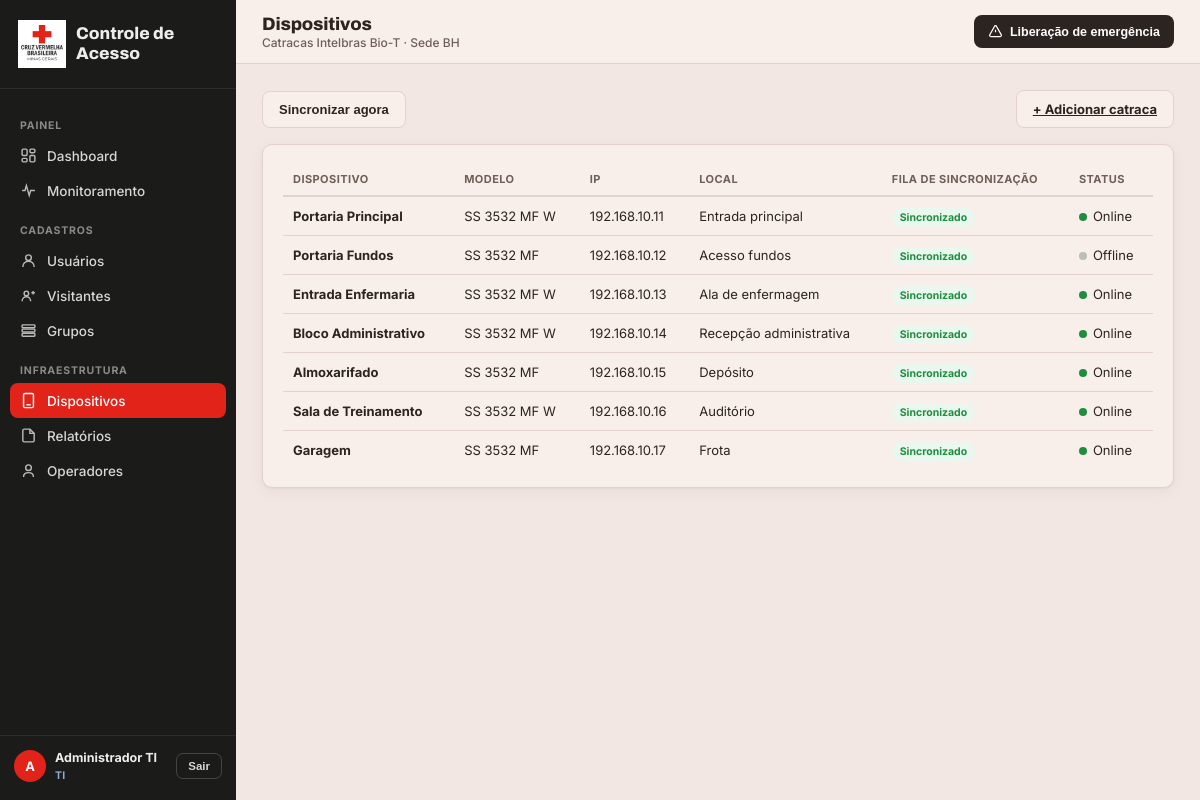
Screenshot of /dispositivos (signed in) with the database file from the repository.
### models.py (models this page shows, shortened)
class Operador(db.Model):
    __tablename__ = "operadores"
    id = db.Column(db.Integer, primary_key=True)
    login = db.Column(db.String(60), unique=True, nullable=False)
    nome = db.Column(db.String(120), nullable=False)
    perfil = db.Column(db.String(20), nullable=False, default="portaria")
    senha_hash = db.Column(db.String(255), nullable=False)
    ativo = db.Column(db.Boolean, nullable=False, default=True)
    trocar_senha = db.Column(db.Boolean, nullable=False, default=True)
    @property
    def eh_ti(self):
        return self.perfil == "ti"

class Dispositivo(db.Model):
    __tablename__ = "dispositivos"
    id = db.Column(db.Integer, primary_key=True)
    nome = db.Column(db.String(80), unique=True, nullable=False)
    modelo = db.Column(db.String(40), nullable=False)
    ip = db.Column(db.String(45), nullable=False)
    local = db.Column(db.String(120), nullable=False, default="")
    usuario_api = db.Column(db.String(60), nullable=False, default="admin")
    senha_api = db.Column(db.String(120), nullable=False, default="")
    online = db.Column(db.Boolean, nullable=False, default=False)
    ultimo_contato = db.Column(db.DateTime)

### app.py (the view)
@app.route("/dispositivos")
@ti_required
def dispositivos():
    return render_template("dispositivos.html", titulo="Dispositivos",
                           sub="Catracas Intelbras Bio-T · Sede BH",
                           lista=Dispositivo.query.order_by(Dispositivo.id).all(),
                           fila=services.pendentes_por_dispositivo(),
                           erros=SyncJob.query.filter_by(status="pendente").filter(SyncJob.erro.isnot(None))
                           .order_by(SyncJob.id.desc()).limit(10).all())

### app.py (called while the page is built)
@app.before_request
def carregar_operador():
    g.op = None
    if session.get("op_id"):
        op = db.session.get(Operador, session["op_id"])
        if op and op.ativo:
            g.op = op
        else:
            session.clear()

@app.before_request
def csrf_protect():
    if "csrf" not in session:
        session["csrf"] = secrets.token_hex(16)
    if request.method == "POST":
        token = request.form.get("_csrf") or request.headers.get("X-CSRF")
        if not token or not secrets.compare_digest(token, session["csrf"]):
            abort(400, "Token CSRF inválido")

@app.before_request
def forcar_troca_senha():
    if g.op and g.op.trocar_senha and request.endpoint not in ("trocar_senha", "logout", "static"):
        return redirect(url_for("trocar_senha"))

@app.after_request
def security_headers(resp):
    resp.headers["X-Content-Type-Options"] = "nosniff"
    resp.headers["X-Frame-Options"] = "DENY"
    resp.headers["Referrer-Policy"] = "same-origin"
    resp.headers["Permissions-Policy"] = "camera=(self), microphone=(), geolocation=()"
    resp.headers["Content-Security-Policy"] = (
        "default-src 'self'; img-src 'self' data: blob:; media-src 'self' blob:; "
        "style-src 'self' 'unsafe-inline' https://fonts.googleapis.com; "
        "font-src https://fonts.gstatic.com; script-src 'self' 'unsafe-inline'; frame-ancestors 'none'")
    if config.HTTPS_ENABLED:
        resp.headers["Strict-Transport-Security"] = "max-age=31536000"
    return resp

def login_required(f):
    @wraps(f)
    def w(*a, **k):
        if not g.op:
            return redirect(url_for("login", next=request.path))
        return f(*a, **k)
    return w

def ti_required(f):
    @wraps(f)
    @login_required
    def w(*a, **k):
        if not g.op.eh_ti:
            abort(403)
        return f(*a, **k)
    return w

@app.context_processor
def inject():
    return {"op": getattr(g, "op", None), "csrf": session.get("csrf", ""),
            "mock": config.DEVICE_DRIVER == "mock", "formatar_cpf": formatar_cpf}

### services.py (called while the page is built)
def pendentes_por_dispositivo():
    linhas = db.session.query(SyncJob.dispositivo_id, db.func.count(SyncJob.id)) \
        .filter_by(status="pendente").group_by(SyncJob.dispositivo_id).all()
    return dict(linhas)

### templates/dispositivos.html (shortened to what this page needs)
{% extends 'base.html' %}
{% block content %}
<div class="toolbar">
  <form method="post" action="{{ url_for('dispositivos_sincronizar') }}"><input type="hidden" name="_csrf" value="{{ csrf }}"><button class="btn secondary">Sincronizar agora</button></form>
  <a class="btn secondary" href="{{ url_for('dispositivo_novo') }}">+ Adicionar catraca</a>
</div>
<div class="panel">
  <table>
    <thead><tr><th>Dispositivo</th><th>Modelo</th><th>IP</th><th>Local</th><th>Fila de sincronização</th><th>Status</th></tr></thead>
    <tbody>
      {% for d in lista %}
      <tr><td><b>{{ d.nome }}</b></td><td>{{ d.modelo }}</td><td>{{ d.ip }}</td><td>{{ d.local }}</td>
        <td>{% if fila.get(d.id) %}<span class="sync-badge pend">{{ fila[d.id] }} pendente(s)</span>{% else %}<span class="sync-badge ok">Sincronizado</span>{% endif %}</td>
        <td><span class="dot {{ 'on' if d.online else 'off' }}" style="display:inline-block;margin-right:6px"></span>{{ 'Online' if d.online else 'Offline' }}</td></tr>
      {% endfor %}
    </tbody>
  </table>
</div>
{% endblock %}

### templates/base.html (shortened to what this page needs)
<!DOCTYPE html>
<html lang="pt-BR">
<head>
<link rel="stylesheet" href="{{ url_for('static', filename='style.css') }}">
</head>
<body>
{% macro nav(endpoint, label, icon, prefix=None) %}
  <a class="nav-item {{ 'active' if (request.path == url_for(endpoint) or (endpoint != 'home' and request.path.startswith(url_for(endpoint)))) else '' }}" href="{{ url_for(endpoint) }}">
    <svg viewBox="0 0 24 24" fill="none" stroke="currentColor" stroke-width="2">{{ icon|safe }}</svg><span>{{ label }}</span>
  </a>
{% endmacro %}
<aside class="sidebar">
  <div class="sidebar-brand">
    <img src="{{ url_for('static', filename='logo.webp') }}" alt="CVBMG">
    <div class="txt"><b>Controle de Acesso</b></div>
  </div>
  <nav>
    {% if op.eh_ti %}
    <div class="nav-label">Painel</div>
    {{ nav('home','Dashboard','<rect x="3" y="3" width="7" height="9" rx="1.5"/><rect x="14" y="3" width="7" height="5" rx="1.5"/><rect x="14" y="12" width="7" height="9" rx="1.5"/><rect x="3" y="16" width="7" height="5" rx="1.5"/>', '/__home') }}
    {{ nav('monitoramento','Monitoramento','<path d="M3 12h4l2-7 4 14 2-7h6"/>') }}
    {% endif %}
    <div class="nav-label">Cadastros</div>
    {{ nav('usuarios','Usuários','<circle cx="12" cy="8" r="4"/><path d="M4 21c0-4.4 3.6-8 8-8s8 3.6 8 8"/>') }}
    {{ nav('visitantes','Visitantes','<circle cx="9" cy="9" r="3.2"/><path d="M3 20c0-3.5 2.7-6.2 6-6.2s6 2.7 6 6.2"/><path d="M16 8h5M18.5 5.5v5"/>') }}
    {% if op.eh_ti %}
    {{ nav('grupos','Grupos','<rect x="3" y="4" width="18" height="4" rx="1"/><rect x="3" y="10" width="18" height="4" rx="1"/><rect x="3" y="16" width="18" height="4" rx="1"/>') }}
    <div class="nav-label">Infraestrutura</div>
    {{ nav('dispositivos','Dispositivos','<rect x="5" y="2" width="14" height="20" rx="2"/><path d="M9 18h6"/>') }}
    {% endif %}
    {{ nav('relatorios','Relatórios','<path d="M14 3H6a2 2 0 00-2 2v14a2 2 0 002 2h12a2 2 0 002-2V9z"/><path d="M14 3v6h6"/>') }}
    {% if op.eh_ti %}
    {{ nav('operadores','Operadores','<circle cx="12" cy="8" r="4"/><path d="M5 21c0-4 3-6 7-6s7 2 7 6"/>') }}
    {% endif %}
  </nav>
  <div class="sidebar-foot">
    <div class="op-avatar">{{ op.nome[:1]|upper }}</div>
    <div class="op-meta"><b>{{ op.nome }}</b><span>{{ 'TI' if op.eh_ti else 'PORTARIA' }}</span></div>
    <form method="post" action="{{ url_for('logout') }}"><input type="hidden" name="_csrf" value="{{ csrf }}"><button class="logout-btn">Sair</button></form>
  </div>
</aside>
<div class="main">
  <div class="topbar">
    <div><h1>{{ titulo }}</h1><div class="sub">{{ sub }}</div></div>
    {% if op.eh_ti %}
    <form method="post" action="{{ url_for('emergencia') }}" onsubmit="return confirm('Liberar TODAS as catracas agora?')">
      <button class="emergency-btn"><svg viewBox="0 0 24 24" fill="none" stroke="currentColor" stroke-width="2"><path d="M12 9v4M12 17h.01M10.3 3.9L2.7 17.5A1.8 1.8 0 004.3 20h15.4a1.8 1.8 0 001.6-2.6L13.7 3.9a1.8 1.8 0 00-3.4 0z"/></svg>Liberação de emergência</button>
    </form>
    {% endif %}
  </div>
  <div class="content">
    {% block content %}{% endblock %}
  </div>
</div>
</body>
</html>

### static/style.css (style rules this page uses)
:root { --red: #E2231A; --red-dark: #A8180F; --red-tint: #F3DBD8; --ink: #2B2420; --ink-soft: #6E5F58; --line: #E3D2CC; --bg: #F2E7E2; --panel: #F8EFEA; --green: #1E8E3E; --green-tint: #E9F7EE; --amber: #C97A00; --amber-tint: #FBF1E1; --radius: 10px; --shadow: 0 1px 2px rgba(38,38,36,.04), 0 4px 16px rgba(38,38,36,.05); }
* { box-sizing:border-box; margin:0; padding:0; }
body { font-family:'Inter',sans-serif; background:var(--bg); color:var(--ink); display:flex; min-height:100vh; font-size:14px; }
h1,h2,h3,.brand-word { font-family:'Archivo',sans-serif; letter-spacing:-0.01em; }
.sidebar { width:236px; background:#1B1B1A; color:#EDEDEB; display:flex; flex-direction:column; flex-shrink:0; position:sticky; top:0; height:100vh; }
.sidebar-brand { display:flex; align-items:center; gap:10px; padding:20px 18px; border-bottom:1px solid rgba(255,255,255,.08); }
.sidebar-brand img { width:48px; height:48px; object-fit:contain; }
.sidebar-brand .txt { line-height:1.15; }
.sidebar-brand .txt b { display:block; font-family:'Archivo'; font-weight:800; font-size:17px; }
nav { flex:1; padding:14px 10px 6px; overflow-y:auto; }
.nav-label { font-size:10.5px; text-transform:uppercase; letter-spacing:.08em; color:#8A8A87; font-weight:700; margin:16px 10px 6px; }
.nav-item { display:flex; align-items:center; gap:10px; padding:9px 10px; border-radius:8px; color:#D6D6D3; text-decoration:none; font-weight:500; font-size:13.5px; cursor:pointer; border:none; background:none; width:100%; text-align:left; }
.nav-item svg { width:17px; height:17px; flex-shrink:0; opacity:.85; }
.nav-item.active { background:var(--red); color:#fff; }
.nav-item.active svg { opacity:1; }
.sidebar-foot { padding:14px 14px 18px; border-top:1px solid rgba(255,255,255,.08); display:flex; align-items:center; gap:9px; }
.op-avatar { width:32px; height:32px; border-radius:50%; background:var(--red); color:#fff; font-weight:700; font-size:13px; display:flex; align-items:center; justify-content:center; flex-shrink:0; }
.op-meta { flex:1; min-width:0; }
.op-meta b { display:block; font-size:12.5px; white-space:nowrap; overflow:hidden; text-overflow:ellipsis; }
.op-meta span { font-size:10.5px; color:#8FA8D6; font-weight:700; letter-spacing:.03em; }
.logout-btn { background:none; border:1px solid rgba(255,255,255,.18); color:#D6D6D3; font-size:11.5px; font-weight:700; padding:6px 11px; border-radius:7px; cursor:pointer; flex-shrink:0; }
.main { flex:1; min-width:0; display:flex; flex-direction:column; }
.topbar { height:64px; background:var(--panel); border-bottom:1px solid var(--line); display:flex; align-items:center; justify-content:space-between; padding:0 26px; position:sticky; top:0; z-index:5; }
.topbar h1 { font-size:18px; font-weight:800; }
.topbar .sub { font-size:12px; color:var(--ink-soft); font-weight:500; margin-top:1px; }
.emergency-btn { display:flex; align-items:center; gap:7px; background:var(--ink); color:#fff; border:none; padding:9px 14px; border-radius:8px; font-weight:700; font-size:12.5px; cursor:pointer; }
.emergency-btn svg { width:15px; height:15px; }
.content { padding:26px; flex:1; }
.panel { background:var(--panel); border:1px solid var(--line); border-radius:var(--radius); padding:18px 20px; box-shadow:var(--shadow); margin-bottom:16px; }
.dot { width:8px; height:8px; border-radius:50%; flex-shrink:0; }
.dot.on { background:var(--green); }
.dot.off { background:#BDBDB9; }
table { width:100%; border-collapse:collapse; }
th { text-align:left; font-size:11px; text-transform:uppercase; letter-spacing:.04em; color:var(--ink-soft); font-weight:700; padding:9px 10px; border-bottom:2px solid var(--line); }
td { padding:11px 10px; border-bottom:1px solid var(--line); font-size:13px; }
tr:last-child td { border-bottom:none; }
.toolbar { display:flex; align-items:center; justify-content:space-between; margin-bottom:16px; gap:12px; }
.btn { background:var(--red); color:#fff; border:none; padding:10px 16px; border-radius:8px; font-weight:700; font-size:13px; cursor:pointer; display:inline-flex; align-items:center; gap:7px; }
.btn.secondary { background:var(--panel); color:var(--ink); border:1px solid var(--line); }
.sync-badge { font-size:10.5px; font-weight:700; padding:3px 8px; border-radius:20px; }
.sync-badge.ok { background:var(--green-tint); color:var(--green); }
.sidebar-foot form { margin:0 }

### rows the page displays
Operador: nome "A", nome "Administrador TI", perfil "TI"
Dispositivo: nome "Portaria Principal", modelo "SS 3532 MF W", ip "192.168.10.11", local "Entrada principal", shows "Sincronizado", online "Online"
Dispositivo: nome "Portaria Fundos", modelo "SS 3532 MF", ip "192.168.10.12", local "Acesso fundos", shows "Sincronizado", online "Offline"
Dispositivo: nome "Entrada Enfermaria", modelo "SS 3532 MF W", ip "192.168.10.13", local "Ala de enfermagem", shows "Sincronizado", online "Online"
Dispositivo: nome "Bloco Administrativo", modelo "SS 3532 MF W", ip "192.168.10.14", local "Recepção administrativa", shows "Sincronizado", online "Online"
Dispositivo: nome "Almoxarifado", modelo "SS 3532 MF", ip "192.168.10.15", local "Depósito", shows "Sincronizado", online "Online"
Dispositivo: nome "Sala de Treinamento", modelo "SS 3532 MF W", ip "192.168.10.16", local "Auditório", shows "Sincronizado", online "Online"
Dispositivo: nome "Garagem", modelo "SS 3532 MF", ip "192.168.10.17", local "Frota", shows "Sincronizado", online "Online"

### other values shown
{{ label }} "Dashboard Monitoramento Usuários Visitantes Grupos Dispositivos Relatórios Operadores"
{{ titulo }} "Dispositivos"
{{ sub }} "Catracas Intelbras Bio-T · Sede BH"
